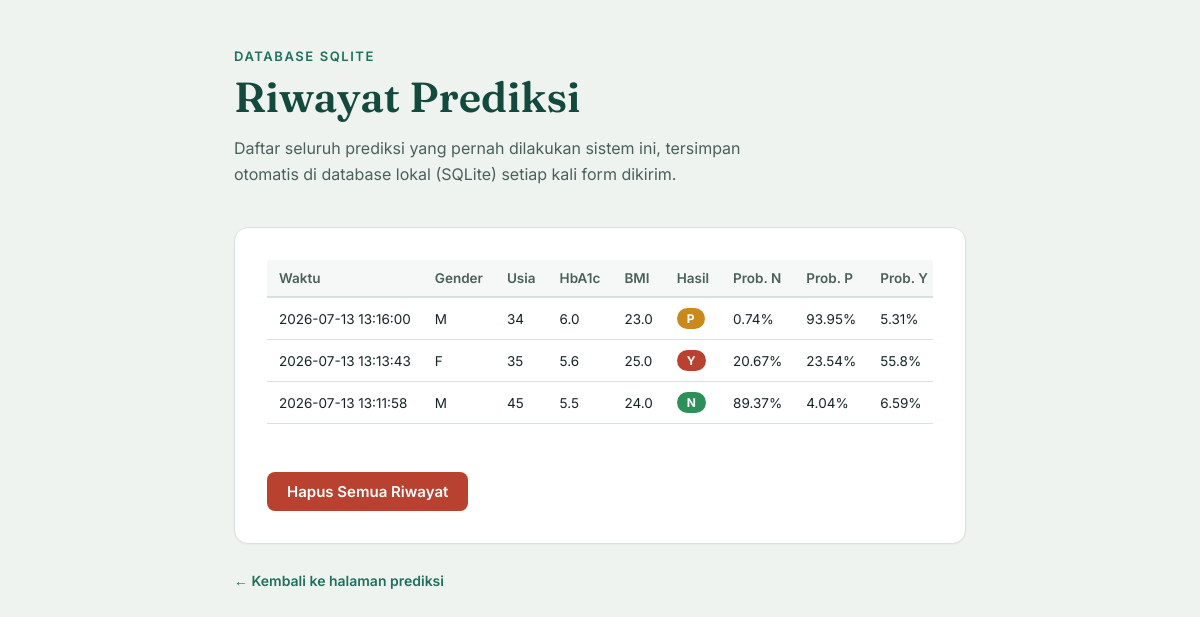
The app's page /history with its own data.
### tables this page shows
CREATE TABLE prediction_history (
            id INTEGER PRIMARY KEY AUTOINCREMENT,
            waktu TEXT NOT NULL,
            gender TEXT,
            age REAL,
            urea REAL,
            cr REAL,
            hba1c REAL,
            chol REAL,
            tg REAL,
            hdl REAL,
            ldl REAL,
            vldl REAL,
            bmi REAL,
            predicted_class TEXT,
            prob_n REAL,
            prob_p REAL,
            prob_y REAL
        );

### app.py (the view)
@app.route("/history", methods=["GET"])
def history():
    records = get_all_history()
    return render_template("history.html", records=records)

### database.py (called while the page is built)
def get_all_history(limit=100):
    conn = sqlite3.connect(DB_PATH)
    conn.row_factory = sqlite3.Row
    cursor = conn.cursor()
    cursor.execute("""
        SELECT * FROM prediction_history
        ORDER BY id DESC
        LIMIT ?
    """, (limit,))
    rows = cursor.fetchall()
    conn.close()
    return [dict(row) for row in rows]

### templates/history.html (shortened to what this page needs)
<!DOCTYPE html>
<html lang="id">
<head>
  <link rel="stylesheet" href="{{ url_for('static', filename='style.css') }}">
</head>
<body>
  <div class="wrap">
    <header class="hero">
      <div class="eyebrow">Database SQLite</div>
      <h1>Riwayat Prediksi</h1>
      <p class="lede">
        Daftar seluruh prediksi yang pernah dilakukan sistem ini, tersimpan
        otomatis di database lokal (SQLite) setiap kali form dikirim.
      </p>
    </header>
    <div class="card">
      {% if records|length == 0 %}
        <p class="summary">Belum ada riwayat prediksi. Coba lakukan prediksi
        dulu di halaman utama.</p>
      {% else %}
        <div style="overflow-x:auto;">
        <table class="history-table">
          <thead>
            <tr>
              <th>Waktu</th>
              <th>Gender</th>
              <th>Usia</th>
              <th>HbA1c</th>
              <th>BMI</th>
              <th>Hasil</th>
              <th>Prob. N</th>
              <th>Prob. P</th>
              <th>Prob. Y</th>
            </tr>
          </thead>
          <tbody>
            {% for r in records %}
            <tr>
              <td>{{ r.waktu }}</td>
              <td>{{ r.gender }}</td>
              <td>{{ r.age|int }}</td>
              <td>{{ r.hba1c }}</td>
              <td>{{ r.bmi }}</td>
              <td><span class="tag tag-{{ r.predicted_class }}">{{ r.predicted_class }}</span></td>
              <td>{{ r.prob_n }}%</td>
              <td>{{ r.prob_p }}%</td>
              <td>{{ r.prob_y }}%</td>
            </tr>
            {% endfor %}
          </tbody>
        </table>
        </div>
        <form action="/history/clear" method="POST" onsubmit="return confirm('Hapus semua riwayat? Tindakan ini tidak bisa dibatalkan.');" style="margin-top: 20px;">
          <button type="submit" class="btn" style="background:#b8412f; width:auto; padding:10px 20px;">
            Hapus Semua Riwayat
          </button>
        </form>
      {% endif %}
    </div>
    <a href="/" class="back-link">&larr; Kembali ke halaman prediksi</a>
  </div>
</body>
</html>

### static/style.css (style rules this page uses)
:root { --bg: #eef3f0; --paper: #ffffff; --ink: #142623; --ink-soft: #4b6059; --primary: #1f6f5c; --primary-dark: #144a3d; --amber: #c98a1d; --danger: #b8412f; --line: #d7e2dd; --radius: 14px; }
* { box-sizing: border-box; }
body { margin: 0; font-family: 'Inter', sans-serif; background: var(--bg); color: var(--ink); min-height: 100vh; }
.wrap { max-width: 780px; margin: 0 auto; padding: 48px 24px 80px; }
header.hero { margin-bottom: 40px; }
.eyebrow { font-size: 13px; letter-spacing: 0.12em; text-transform: uppercase; color: var(--primary); font-weight: 600; margin-bottom: 10px; }
h1 { font-family: 'Fraunces', serif; font-size: clamp(30px, 5vw, 42px); font-weight: 600; line-height: 1.1; margin: 0 0 14px; color: var(--primary-dark); }
.lede { font-size: 16px; color: var(--ink-soft); max-width: 56ch; line-height: 1.6; }
.card { background: var(--paper); border: 1px solid var(--line); border-radius: var(--radius); padding: 32px; box-shadow: 0 1px 2px rgba(20, 38, 35, 0.04); }
.btn { margin-top: 28px; width: 100%; background: var(--primary); color: #fff; border: none; border-radius: 8px; padding: 14px 20px; font-size: 15px; font-weight: 600; font-family: 'Inter', sans-serif; cursor: pointer; transition: background .15s ease; }
.back-link { display: inline-block; margin-top: 28px; color: var(--primary); font-weight: 600; text-decoration: none; font-size: 14px; }
.history-table { width: 100%; border-collapse: collapse; font-size: 13.5px; }
.history-table th { text-align: left; padding: 10px 12px; background: #f5f8f6; color: var(--ink-soft); font-weight: 600; border-bottom: 2px solid var(--line); white-space: nowrap; }
.history-table td { padding: 10px 12px; border-bottom: 1px solid var(--line); white-space: nowrap; }
.tag { display: inline-block; padding: 3px 10px; border-radius: 999px; font-size: 12px; font-weight: 700; color: #fff; }
.tag-N { background: #2f8f5b; }
.tag-P { background: #c98a1d; }
.tag-Y { background: #b8412f; }

### records on screen
prediction_history: waktu "2026-07-13 13:16:00", gender "M", age "34", hba1c "6.0", bmi "23.0", predicted_class "P", prob_n "0.74", prob_p "93.95", prob_y "5.31"
prediction_history: waktu "2026-07-13 13:13:43", gender "F", age "35", hba1c "5.6", bmi "25.0", predicted_class "Y", prob_n "20.67", prob_p "23.54", prob_y "55.8"
prediction_history: waktu "2026-07-13 13:11:58", gender "M", age "45", hba1c "5.5", bmi "24.0", predicted_class "N", prob_n "89.37", prob_p "4.04", prob_y "6.59"
